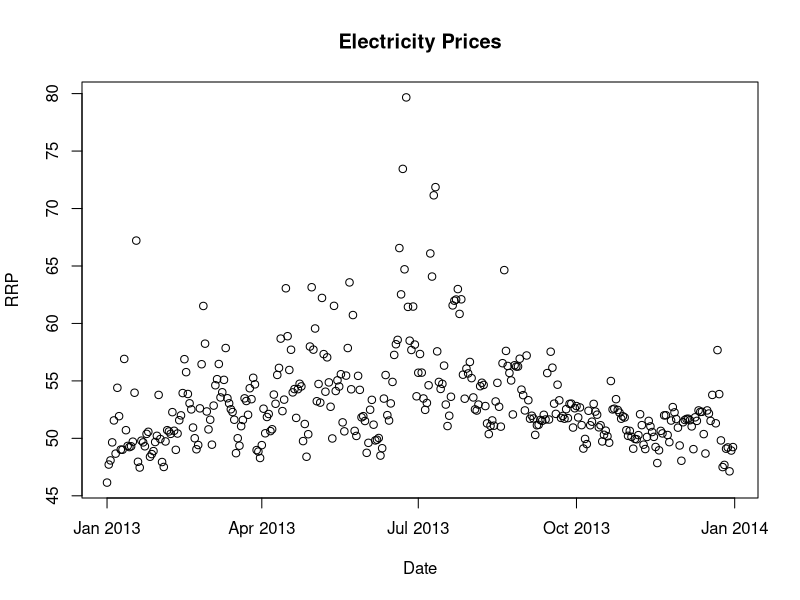

Write the R code that produced this figure.
## ---- chunk 1
library(plyr)
# Reading in the data:
AEMO <- read.csv("AEMOPriceDataSimple.csv")
SydTemp <- read.csv("SydTemp.csv")
minTemp <- SydTemp$Minimum.temperature..Degree.C.
maxTemp <- SydTemp$Maximum.temperature..Degree.C.
maxTemp <- maxTemp[SydTemp$Year == 2013]
minTemp <- minTemp[SydTemp$Year == 2013]
maxTemp <- maxTemp[!is.na(maxTemp)]
minTemp <- minTemp[!is.na(minTemp)]

Date <- as.Date(AEMO$Date, '%d/%m/%y')
AEMO <- subset(AEMO, select = c("RRP"))
AEMO <- cbind(AEMO, Date)

SydTemp <-
cbind(SydTemp, Date = as.Date(ISOdate(SydTemp$Year, SydTemp$Month, SydTemp$Day)))

df <- na.omit(merge(AEMO, SydTemp, by.x = "Date", by.y = "Date"))
df <- rename(df, c("Maximum.temperature..Degree.C."="temp_max","Minimum.temperature..Degree.C."="temp_min"))
df <- subset(df, select = c("temp_max", "temp_min", "Date", 'RRP'))
head(df)
## ---- chunk 2
# we notice this has an obvious outlier in December
df[df$RRP > 200, ]
# we see this corresponds to the large electrical storm on 20th December 2013, so will delete
# this from our dataset.
df <- df[df$RRP < 200, ]
plot(df$Date, df$RRP, xlab = "Date", ylab = "RRP", title("Electricity Prices"))
# We notice that this perhaps looks a little buldge in Australia's Winter months (May-September)
summary(df$RRP)
## ---- chunk 3
# Pulling out the p_value
linearModel <- lm(df$RRP~df$temp_min)
anova(linearModel)$'Pr(>F)'[1]
## ---- chunk 4
nonlinearModel <- lm(df$RRP~df$temp_min + I(df$temp_min^2))
coef(summary(nonlinearModel))[, "Pr(>|t|)"]
## ---- chunk 5
pieLinear <- function(x, k) {
    # Produces a model matrix for linear models using knots.
    positive <- function(x) {
        # Replaces negative values with zeros.
        x[x < 0] <- 0
        return(x)
    }
    modelMatrix <- matrix(c(x))
    for (i in 1:length(k)) {
        modelMatrix <- cbind(modelMatrix, positive(x - k[i]))
    }
    return(modelMatrix)
}
## ---- chunk 6
x <- 1:10
knots <- c(2, 6)
X <- pieLinear(x, knots)
print(X)
